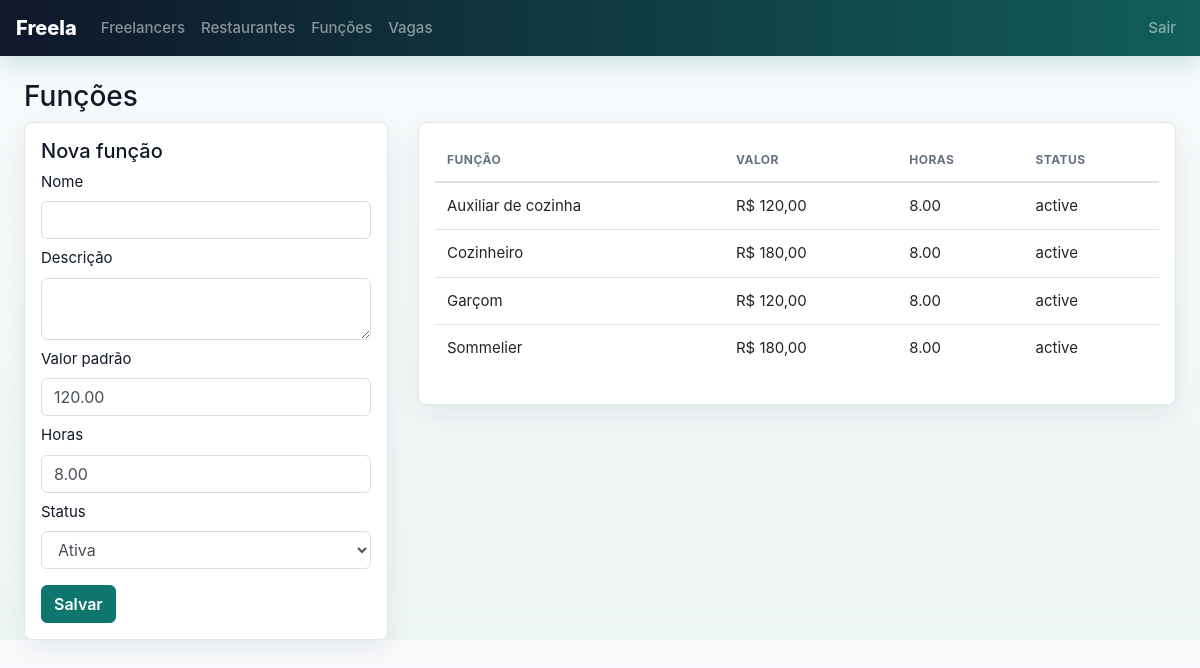
Screenshot of /admin/functions.php (signed in) with the database file from the repository.
### tables this page shows
CREATE TABLE job_functions (
  id INT AUTO_INCREMENT PRIMARY KEY,
  name VARCHAR(120) NOT NULL UNIQUE,
  description TEXT,
  default_daily_value DECIMAL(10,2) DEFAULT 0,
  default_hours DECIMAL(4,2) DEFAULT 8.00,
  status ENUM('active','inactive') NOT NULL DEFAULT 'active',
  created_at TIMESTAMP DEFAULT CURRENT_TIMESTAMP
);

### includes/auth.php (called while the page is built, shortened)
<?php
function app_url($path = '') {
    $script = str_replace('\\', '/', $_SERVER['SCRIPT_NAME'] ?? '');
    $base = dirname($script);
    if (preg_match('#/(admin|restaurant|public)$#', $base)) {
        $base = dirname($base);
    }
    $base = ($base === '/' || $base === '.') ? '' : rtrim($base, '/');
    return $base . '/' . ltrim($path, '/');
}
function e($value) {
    return htmlspecialchars((string)$value, ENT_QUOTES, 'UTF-8');
}

### admin/functions.php (the view, shortened to what this page needs)
<?php
require_once __DIR__ . '/../config/db.php'; require_once __DIR__ . '/../includes/auth.php'; require_admin();
$items=$pdo->query('SELECT * FROM job_functions ORDER BY name')->fetchAll(); require_once __DIR__.'/../includes/header.php';
?>
<h3>Funções</h3><div class="row"><div class="col-md-4"><div class="card p-3"><h5>Nova função</h5><form method="post"><label>Nome</label><input class="form-control" name="name" required><label class="mt-2">Descrição</label><textarea class="form-control" name="description"></textarea><label class="mt-2">Valor padrão</label><input class="form-control" name="default_daily_value" type="number" step="0.01" value="120.00"><label class="mt-2">Horas</label><input class="form-control" name="default_hours" type="number" step="0.01" value="8.00"><label class="mt-2">Status</label><select class="form-control" name="status"><option value="active">Ativa</option><option value="inactive">Inativa</option></select><button class="btn btn-dark mt-3">Salvar</button></form></div></div><div class="col-md-8"><div class="card p-3"><table class="table"><thead><tr><th>Função</th><th>Valor</th><th>Horas</th><th>Status</th></tr></thead><tbody><?php foreach($items as $i): ?><tr><td><?=e($i['name'])?></td><td>R$ <?=number_format($i['default_daily_value'],2,',','.')?></td><td><?=e($i['default_hours'])?></td><td><?=e($i['status'])?></td></tr><?php endforeach; ?></tbody></table></div></div></div>
<?php require_once __DIR__.'/../includes/footer.php'; ?>

### includes/header.php (shortened to what this page needs)
<?php require_once __DIR__ . '/auth.php'; ?>
<!doctype html>
<html lang="pt-br">
<head>
  <link rel="stylesheet" href="https://cdn.jsdelivr.net/npm/bootstrap@4.6.2/dist/css/bootstrap.min.css">
</head>
<body>
<nav class="navbar navbar-expand-lg navbar-dark bg-dark mb-4">
  <a class="navbar-brand" href="<?=app_url('admin/index.php')?>">Freela</a>
  <div class="navbar-nav">
    <a class="nav-link" href="<?=app_url('admin/freelancers.php')?>">Freelancers</a>
    <a class="nav-link" href="<?=app_url('admin/restaurants.php')?>">Restaurantes</a>
    <a class="nav-link" href="<?=app_url('admin/functions.php')?>">Funções</a>
    <a class="nav-link" href="<?=app_url('admin/shifts.php')?>">Vagas</a>
  </div>
  <div class="ml-auto navbar-nav">
    <a class="nav-link" href="<?=app_url('admin/logout.php')?>">Sair</a>
  </div>
</nav>
<div class="container-fluid px-4">

### includes/footer.php
</div>
</body>
</html>

### includes/header.php (style rules this page uses)
:root { --ink:#111827;--muted:#667085;--line:#e4e7ec;--panel:#fff;--brand:#0f766e;--brand-strong:#115e59;--brand-soft:#ccfbf1;--accent:#f97316;--surface:#f8fafc }
body { background:linear-gradient(180deg,#f8fafc 0,#eef6f5 100%);color:var(--ink);font-size:15px }
.card { border:1px solid var(--line);border-radius:8px;box-shadow:0 10px 28px rgba(17,24,39,.07) }
.navbar { box-shadow:0 8px 24px rgba(15,118,110,.18) }
.navbar-dark.bg-dark { background:linear-gradient(90deg,#0f172a 0,#115e59 100%)!important }
.navbar-brand { font-weight:800;letter-spacing:0 }
.nav-link { font-weight:500 }
.btn { border-radius:6px;font-weight:600 }
.btn-dark { background:var(--brand);border-color:var(--brand) }
.form-control { border-radius:6px;border-color:#d8dde6 }
.table thead th { border-top:0;color:#667085;font-size:12px;text-transform:uppercase;letter-spacing:.04em }

### rows the page displays
job_functions: name "Auxiliar de cozinha", default_daily_value "120,00", default_hours "8.00", status "active"
job_functions: name "Cozinheiro", default_daily_value "180,00", default_hours "8.00", status "active"
job_functions: name "Garçom", default_daily_value "120,00", default_hours "8.00", status "active"
job_functions: name "Sommelier", default_daily_value "180,00", default_hours "8.00", status "active"
